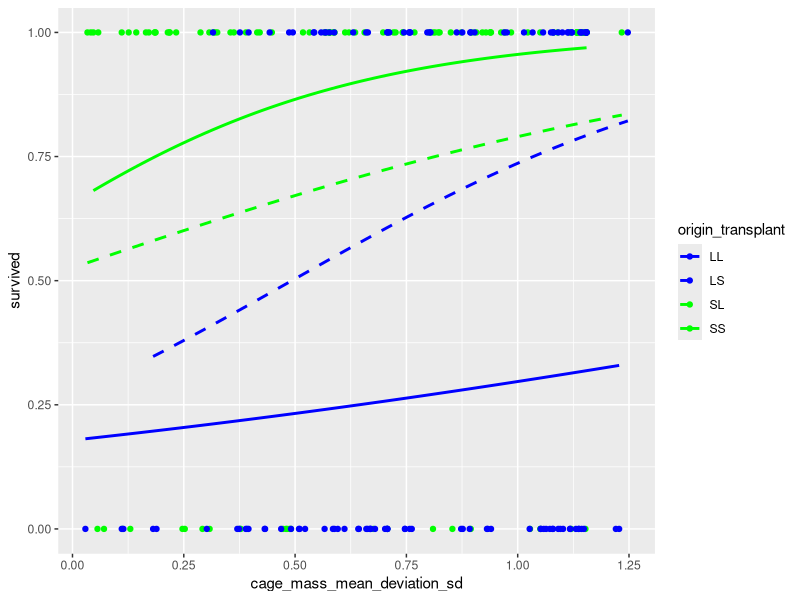
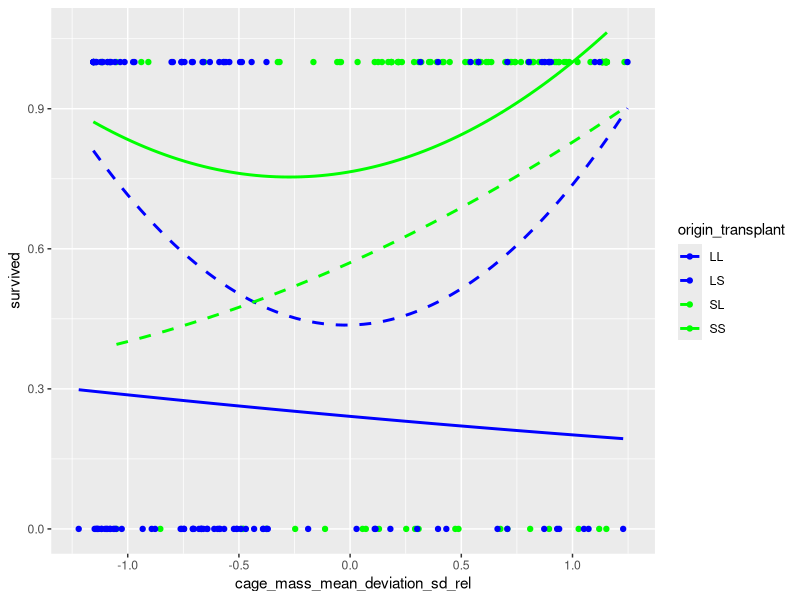

Here is the R script that generated these plots, in order:
## ---- chunk 1
knitr::opts_chunk$set(
  collapse = TRUE,
  comment = "#>"
)
## ---- chunk 2
## Explain
first_fish_id <- 181
first_origin <- "Lake"
first_transplant <- "Lake"
first_pre_mass <- 1.00
first_fish_survived <- 0
first_enclosure_id <- "L1"

## Reasoning
origin_values <- c("Lake", "Stream")
transplanted_values <- c("Lake", "Stream", "Control")
n_all_survived <- 151
n_all_died <- 89
n_all_ignored <- 60
total_n_fish <- 300
n_fish_control <- 60
n_fish_transplanted <- 240
lowest_pre_mass <- 0.5
highest_pre_mass <- 3.6
n_survived <- 151
n_died <- 89
n_enclosures <- 80
n_enclosures_with_2_fish <- 3
n_enclosures_with_3_fish <- 74
n_enclosures_with_4_fish <- 3
anomalous_enclosures <- c("L20", "L25", "L6", "L7", "S22", "S24")
cage_mass_mean_for_l1 <- 1.256667
cage_mass_stdev_for_l1 <- 0.4532475
cage_mass_mean_deviation_sd_for_l1 <- c(1.1546303, -0.5662836, -0.5883466)

abs_cage_mass_mean_deviation_sd_for_l1 <- abs(cage_mass_mean_deviation_sd_for_l1)
## ---- chunk 3
library(testthat)

# Check consistency between these variables
expect_equal(
  total_n_fish,
  n_all_survived + n_all_died + n_all_ignored
)

expect_equal(
  total_n_fish,
  n_fish_control + n_fish_transplanted
)
expect_equal(
  n_fish_transplanted,
  n_survived + n_died
)
expect_equal(
  n_enclosures,
  n_enclosures_with_2_fish + n_enclosures_with_3_fish + n_enclosures_with_4_fish
)
expect_equal(
  length(anomalous_enclosures),
  n_enclosures_with_2_fish + n_enclosures_with_4_fish
)
## ---- chunk 4
dataset_filename <- "Bolnick_traits.txt"
if (!file.exists(dataset_filename)) {
  stop(
    "Dataset not found at path '", dataset_filename, "' \n",
    "Current working directory: ", getwd(), " \n"
  )
}
## ---- chunk 5
#' Determines if a value is TRUE. Is FALSE for NA
is_true <- function(x) { !is.na(x) & x == TRUE  }
expect_true(is_true(TRUE))
expect_false(is_true(FALSE))
expect_false(is_true(NA))

#' Determines if a value is FALSE. Is FALSE for NA
is_false <- function(x) { !is.na(x) & x == FALSE}
expect_true(is_false(FALSE))
expect_false(is_false(TRUE))
expect_false(is_false(NA))
## ---- chunk 6
t_all <- read.csv("Bolnick_traits.txt", sep = " ")
## ---- chunk 7
knitr::kable(head(t_all))
## ---- chunk 8
t <- t_all |> 
  dplyr::select(
    fishID, 
    origin, 
    enclosure, 
    pre_mass, 
    transplant,  
    survived
  ) |> dplyr::arrange(enclosure)
knitr::kable(head(t))
## ---- chunk 9
expect_equal(t$fishID[1], first_fish_id)
## ---- chunk 10
expect_equal(first_origin, t$origin[1])
## ---- chunk 11
expect_equal(t$transplant[1], first_transplant)
## ---- chunk 12
expect_equal(t$pre_mass[1], first_pre_mass)
## ---- chunk 13
expect_equal(t$survived[1], first_fish_survived)
## ---- chunk 14
expect_equal(t$enclosure[1], first_enclosure_id)
## ---- chunk 15
expect_equal(total_n_fish, length(unique(t$fishID)))
## ---- chunk 16
expect_equal(unique(t$origin), origin_values)
## ---- chunk 17
t_1 <- t |> dplyr::filter(transplant != "Control") 
expect_equal(n_fish_transplanted, length(unique(t_1$fishID)))
## ---- chunk 18
expect_equal(lowest_pre_mass, min(t_1$pre_mass))
expect_equal(highest_pre_mass, max(t_1$pre_mass))
## ---- chunk 19
expect_equal(n_all_survived, sum(is_true(t$survived)))
expect_equal(n_all_died, sum(is_false(t$survived)))
expect_equal(n_all_ignored, sum(is.na(t$survived)))
## ---- chunk 20
expect_equal(n_enclosures, length(unique(t_1$enclosure)))
## ---- chunk 21
t_1 <- t |> dplyr::filter(transplant != "Control") 
n_fish_per_enclosure <- dplyr::count(t_1, enclosure)
expect_equal(n_enclosures_with_2_fish, sum(n_fish_per_enclosure$n == 2))
expect_equal(n_enclosures_with_3_fish, sum(n_fish_per_enclosure$n == 3))
expect_equal(n_enclosures_with_4_fish, sum(n_fish_per_enclosure$n == 4))
knitr::kable(head(n_fish_per_enclosure))
## ---- chunk 22
expect_equal(anomalous_enclosures, n_fish_per_enclosure[n_fish_per_enclosure$n != 3, ]$enclosure)
knitr::kable(n_fish_per_enclosure[n_fish_per_enclosure$n != 3, ])
## ---- chunk 23
cage_mass_mean_per_enclosure <- t_1 |> 
  dplyr::select(enclosure, pre_mass) |>
  dplyr::group_by(enclosure) |>
  dplyr::summarise(cage_mass_mean = mean(pre_mass))
t_2 <- merge(t_1, cage_mass_mean_per_enclosure)
knitr::kable(head(t_2))
knitr::kable(t_2[t_2$enclosure == "L1", ])
expect_equal(
  t_2[t_2$enclosure == "L1", ]$cage_mass_mean,
  rep(cage_mass_mean_for_l1, 3),
  tolerance = 1.0e-6
)
## ---- chunk 24
cage_mass_stdev_per_enclosure <- t_2 |> 
  dplyr::select(enclosure, pre_mass) |>
  dplyr::group_by(enclosure) |>
  dplyr::summarise(cage_mass_stdev = sd(pre_mass))
t_3 <- merge(t_2, cage_mass_stdev_per_enclosure)
knitr::kable(head(t_3))
knitr::kable(t_3[t_3$enclosure == "L1", ])
expect_equal(
  t_3[t_3$enclosure == "L1", ]$cage_mass_stdev,
  rep(cage_mass_stdev_for_l1, 3),
  tolerance = 1.0e-6
)
## ---- chunk 25
cage_mass_mean_deviation_sd_per_fish <- t_3 |> 
  dplyr::select(fishID, pre_mass, cage_mass_mean, cage_mass_stdev) |>
  dplyr::group_by(fishID) |>
  dplyr::mutate(
    cage_mass_mean_deviation_sd = 
      abs(pre_mass - cage_mass_mean) / cage_mass_stdev
  ) |>
  dplyr::select(fishID, cage_mass_mean_deviation_sd)
expect_equal(
  nrow(cage_mass_mean_deviation_sd_per_fish),
  n_fish_transplanted
)

expect_equal(
  nrow(t_3),
  n_fish_transplanted
)
t_4 <- merge(t_3, cage_mass_mean_deviation_sd_per_fish)
expect_equal(
  nrow(t_4),
  n_fish_transplanted
)

knitr::kable(head(t_4))
knitr::kable(t_4[t_4$enclosure == "L1", ])
expect_equal(
  t_4[t_4$enclosure == "L1", ]$cage_mass_mean_deviation_sd,
  abs_cage_mass_mean_deviation_sd_for_l1,
  tolerance = 1.0e-6
)
## ---- chunk 26
t_4$origin_transplant <- paste0(
  stringr::str_sub(t_4$origin,1 ,1),
  stringr::str_sub(t_4$transplant,1 ,1)
)
ggplot2::ggplot(
  data = t_4,
  ggplot2::aes(
    x = cage_mass_mean_deviation_sd,
    y = survived,
    color = origin_transplant,
    lty = origin_transplant
  )
) + ggplot2::scale_color_manual(
    values = c("blue", "blue", "green", "green")
  ) + 
  ggplot2::scale_linetype_manual(
    values = c("solid", "dashed", "dashed", "solid")
  ) +
  ggplot2::geom_point() +
  ggplot2::geom_smooth(
    method = "glm",
    method.args = list(family = "binomial"),
    se = FALSE
  )
## ---- chunk 27
cage_mass_mean_deviation_sd_per_fish_rel <- t_4 |> 
  dplyr::select(fishID, pre_mass, cage_mass_mean, cage_mass_stdev) |>
  dplyr::group_by(fishID) |>
  dplyr::mutate(
    cage_mass_mean_deviation_sd_rel = 
      (pre_mass - cage_mass_mean) / cage_mass_stdev
  ) |>
  dplyr::select(fishID, cage_mass_mean_deviation_sd_rel)
expect_equal(
  nrow(cage_mass_mean_deviation_sd_per_fish_rel),
  n_fish_transplanted
)

expect_equal(
  nrow(t_4),
  n_fish_transplanted
)
t_5 <- merge(t_4, cage_mass_mean_deviation_sd_per_fish_rel)
expect_equal(
  nrow(t_5),
  n_fish_transplanted
)

knitr::kable(head(t_5))
knitr::kable(t_5[t_5$enclosure == "L1", ])
expect_equal(
  t_5[t_5$enclosure == "L1", ]$cage_mass_mean_deviation_sd_rel,
  cage_mass_mean_deviation_sd_for_l1,
  tolerance = 1.0e-6
)
## ---- chunk 28
ggplot2::ggplot(
  data = t_5,
  ggplot2::aes(
    x = cage_mass_mean_deviation_sd_rel,
    y = survived,
    color = origin_transplant,
    lty = origin_transplant
  )
) + ggplot2::scale_color_manual(
    values = c("blue", "blue", "green", "green")
  ) + 
  ggplot2::scale_linetype_manual(
    values = c("solid", "dashed", "dashed", "solid")
  ) +
  ggplot2::geom_point() +
  ggplot2::geom_smooth(
    method = "lm", 
    formula = y ~ x + I(x^2),
    se = FALSE
  )
